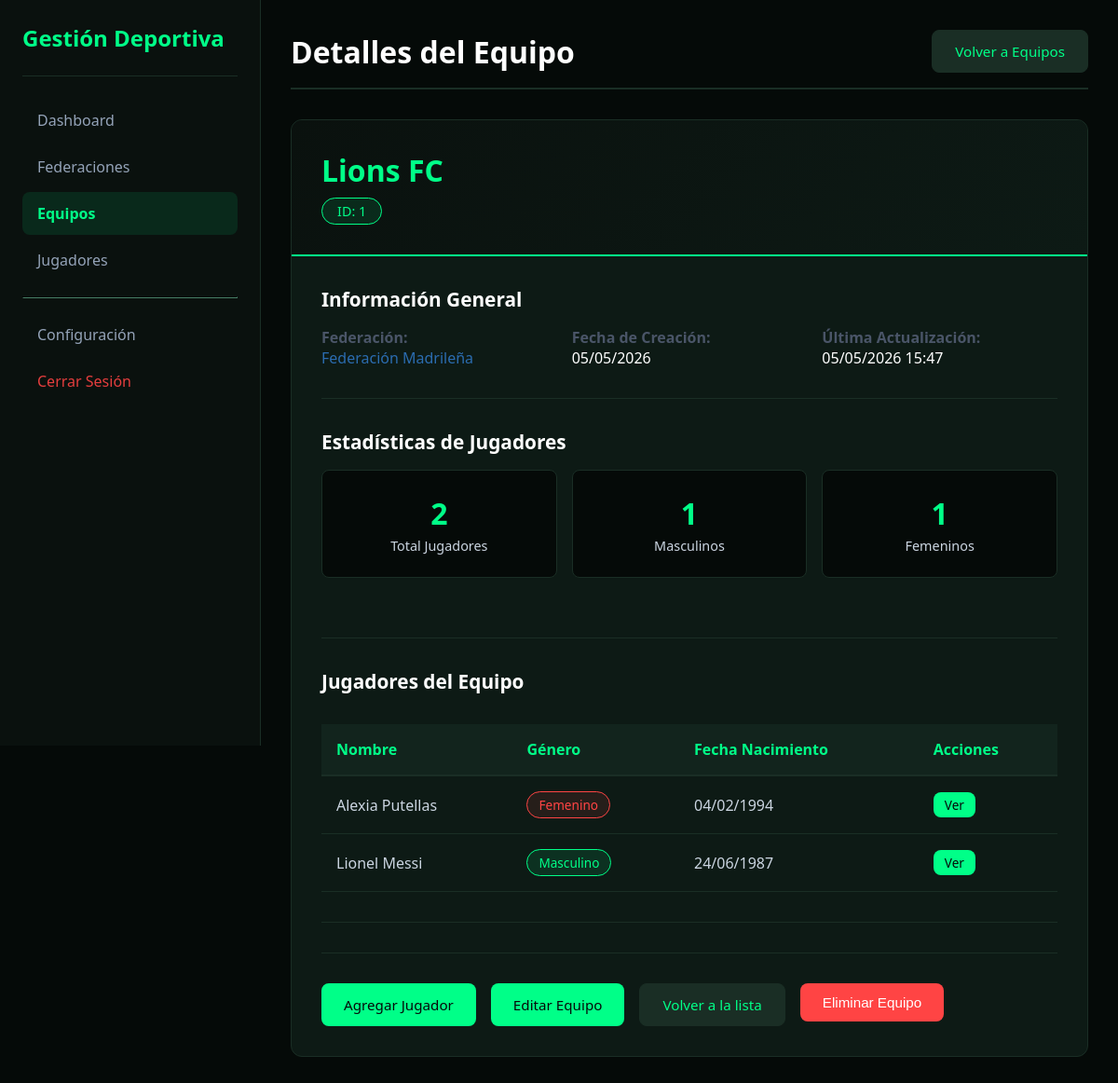
The app's page /ver_equipo.php?id=1 (signed in) with its own data.
### tables this page shows
CREATE TABLE equipos (
    id INT AUTO_INCREMENT PRIMARY KEY,
    nombre VARCHAR(200) NOT NULL,
    federacion_id INT NOT NULL,
    activo TINYINT(1) NOT NULL DEFAULT 1,
    fecha_creacion DATETIME NOT NULL DEFAULT CURRENT_TIMESTAMP,
    fecha_actualizacion DATETIME NOT NULL DEFAULT CURRENT_TIMESTAMP ON UPDATE CURRENT_TIMESTAMP,
    FOREIGN KEY (federacion_id) REFERENCES federaciones(id) ON DELETE RESTRICT ON UPDATE CASCADE,
    INDEX idx_nombre (nombre),
    INDEX idx_federacion (federacion_id)
);

CREATE TABLE federaciones (
    id INT AUTO_INCREMENT PRIMARY KEY,
    nombre VARCHAR(200) NOT NULL,
    fecha_fundacion DATE NOT NULL,
    departamento VARCHAR(100) NOT NULL,
    municipio VARCHAR(100) NOT NULL,
    complemento VARCHAR(255),
    usuario_admin_id INT DEFAULT NULL,
    activo TINYINT(1) NOT NULL DEFAULT 1,
    fecha_creacion DATETIME NOT NULL DEFAULT CURRENT_TIMESTAMP,
    fecha_actualizacion DATETIME NOT NULL DEFAULT CURRENT_TIMESTAMP ON UPDATE CURRENT_TIMESTAMP,
    INDEX idx_nombre (nombre)
);

CREATE TABLE jugadores (
    id INT AUTO_INCREMENT PRIMARY KEY,
    nombre VARCHAR(100) NOT NULL,
    fecha_nacimiento DATE NOT NULL,
    genero ENUM('masculino', 'femenino') NOT NULL,
    equipo_id INT NOT NULL,
    activo TINYINT(1) NOT NULL DEFAULT 1,
    fecha_creacion DATETIME NOT NULL DEFAULT CURRENT_TIMESTAMP,
    fecha_actualizacion DATETIME NOT NULL DEFAULT CURRENT_TIMESTAMP ON UPDATE CURRENT_TIMESTAMP,
    FOREIGN KEY (equipo_id) REFERENCES equipos(id) ON DELETE RESTRICT ON UPDATE CASCADE,
    INDEX idx_nombre (nombre),
    INDEX idx_equipo (equipo_id)
);

### ver_equipo.php (the view, shortened to what this page needs)
<?php
require_once 'includes/conexion.php';
$rol = $_SESSION['usuario_rol'] ?? '';
$id = isset($_GET['id']) ? filter_var($_GET['id'], FILTER_VALIDATE_INT) : 0;
$stmt = $pdo->prepare("
    SELECT e.*, f.nombre as nombre_federacion, f.id as federacion_id
    FROM equipos e
    LEFT JOIN federaciones f ON e.federacion_id = f.id
    WHERE e.id = :id AND e.activo = 1
");
$stmt->execute([':id' => $id]);
$equipo = $stmt->fetch();
$stmtJugadores = $pdo->prepare("
    SELECT id, nombre, fecha_nacimiento, genero, fecha_creacion
    FROM jugadores
    WHERE equipo_id = :equipo_id AND activo = 1
    ORDER BY nombre ASC
");
$stmtJugadores->execute([':equipo_id' => $id]);
$jugadores = $stmtJugadores->fetchAll();
$total_jugadores = count($jugadores);
$total_masculino = 0;
$total_femenino = 0;
foreach ($jugadores as $jugador) {
    if ($jugador['genero'] === 'masculino') {
        $total_masculino++;
    } else {
        $total_femenino++;
    }
}
?>
<!DOCTYPE html>
<html lang="es">
<head>
    <link rel="stylesheet" href="css/admin.css">
</head>
<body>
    <div class="admin-container">
        <aside class="sidebar">
            <div class="sidebar-header">
                <h1> Gestión Deportiva</h1>
            </div>
            <nav class="sidebar-nav">
                <a href="dashboard.php"> Dashboard</a>
                <?php if ($rol === 'super_admin'): ?>
                    <a href="federaciones.php"> Federaciones</a>
                <?php endif; ?>
                <a href="equipos.php" class="active"> Equipos</a>
                <a href="jugadores.php"> Jugadores</a>
                <hr>
                <a href="configuracion_usuarios.php"> Configuración</a>
                <a href="log_out.php" style="color: #e53e3e;"> Cerrar Sesión</a>
            </nav>
        </aside>
        <main class="main-content">
            <header>
                <h2>Detalles del Equipo</h2>
                <a href="equipos.php" class="btn btn-secondary"> Volver a Equipos</a>
            </header>
            <div class="detalle-container">
                <div class="detalle-header">
                    <h2><?php echo htmlspecialchars($equipo['nombre']); ?></h2>
                    <span class="id-badge">ID: <?php echo $equipo['id']; ?></span>
                </div>
                <div class="detalle-body">
                    <div class="info-section">
                        <h3> Información General</h3>
                        <div style="display: grid; grid-template-columns: repeat(auto-fit, minmax(200px, 1fr)); gap: 1rem;">
                            <div>
                                <strong style="color: #4a5568;">Federación:</strong><br>
                                <?php if ($equipo['nombre_federacion']): ?>
                                    <a href="ver_federacion.php?id=<?php echo $equipo['federacion_id']; ?>" style="color: #2b6cb0; text-decoration: none;">
                                         <?php echo htmlspecialchars($equipo['nombre_federacion']); ?>
                                    </a>
                                <?php else: ?>
                                    <span style="color: #a0aec0;">Sin federación asignada</span>
                                <?php endif; ?>
                            </div>
                            <div>
                                <strong style="color: #4a5568;">Fecha de Creación:</strong><br>
                                 <?php echo date('d/m/Y', strtotime($equipo['fecha_creacion'])); ?>
                            </div>
                            <div>
                                <strong style="color: #4a5568;">Última Actualización:</strong><br>
                                 <?php echo date('d/m/Y H:i', strtotime($equipo['fecha_actualizacion'])); ?>
                            </div>
                        </div>
                    </div>
                    <div class="info-section">
                        <h3> Estadísticas de Jugadores</h3>
                        <div class="stats-mini">
                            <div class="stat-box">
                                <div class="number"><?php echo $total_jugadores; ?></div>
                                <div class="label">Total Jugadores</div>
                            </div>
                            <div class="stat-box">
                                <div class="number"><?php echo $total_masculino; ?></div>
                                <div class="label">Masculinos</div>
                            </div>
                            <div class="stat-box">
                                <div class="number"><?php echo $total_femenino; ?></div>
                                <div class="label">Femeninos</div>
                            </div>
                        </div>
                    </div>
                    <div class="info-section">
                        <h3> Jugadores del Equipo</h3>
                        <?php if ($total_jugadores > 0): ?>
                            <div style="overflow-x: auto;">
                                <table class="jugadores-table">
                                    <thead>
                                        <tr>
                                            <th>Nombre</th>
                                            <th>Género</th>
                                            <th>Fecha Nacimiento</th>
                                            <th>Acciones</th>
                                        </tr>
                                    </thead>
                                    <tbody>
                                        <?php foreach ($jugadores as $jugador): ?>
                                        <tr>
                                            <td><span <?php echo $jugador['nombre']; ?>>
                                                <?php echo ucfirst($jugador['nombre']); ?>
                                                </span>
                                            <td>
                                                <span class="badge-genero badge-<?php echo $jugador['genero']; ?>">
                                                    <?php echo ucfirst($jugador['genero']); ?>
                                                </span>
                                            </td>
                                            <td><?php echo date('d/m/Y', strtotime($jugador['fecha_nacimiento'])); ?></td>
                                            <td>
                                                <a href="ver_jugador.php?id=<?php echo $jugador['id']; ?>" class="btn btn-primary" style="padding: 0.25rem 0.75rem; font-size: 0.85rem;">
                                                    Ver
                                                </a>
                                            </td>
                                        </tr>
                                        <?php endforeach; ?>
                                    </tbody>
                                </table>
                            </div>
                        <?php endif; ?>
                    </div>
                    <div class="acciones">
                        <a href="registro_jugadores.php" class="btn btn-primary">
                             Agregar Jugador
                        </a>
                        <a href="editar_equipo.php?id=<?php echo $equipo['id']; ?>" class="btn btn-primary">
                             Editar Equipo
                        </a>
                        <a href="equipos.php" class="btn btn-secondary">
                             Volver a la lista
                        </a>
                        <form method="POST" action="ver_equipo.php?id=<?php echo $equipo['id']; ?>" style="display: inline;"
                              onsubmit="return confirm('¿Estás seguro de eliminar el equipo <?php echo htmlspecialchars(addslashes($equipo['nombre'])); ?>?')">
                            <button type="submit" class="btn btn-danger">
                                 Eliminar Equipo
                            </button>
                        </form>
                    </div>
                </div>
            </div>
        </main>
    </div>
</body>
</html>

### css/admin.css (style rules this page uses)
* { margin: 0; padding: 0; box-sizing: border-box; }
body { font-family: 'Segoe UI', Tahoma, Geneva, Verdana, sans-serif; background: #050a08; color: #ffffff; }
.admin-container { display: flex; min-height: 100vh; }
.sidebar { width: 280px; background: #0a110e; color: white; padding: 1.5rem; position: fixed; height: 100vh; overflow-y: auto; border-right: 1px solid #1a2e25; }
.sidebar-header { padding-bottom: 1.5rem; border-bottom: 1px solid #1a2e25; margin-bottom: 1.5rem; }
.sidebar-header h1 { font-size: 1.5rem; color: #00ff88; }
.sidebar-nav a { display: block; padding: 0.75rem 1rem; color: #94a3b8; text-decoration: none; border-radius: 8px; margin-bottom: 0.25rem; transition: all 0.3s; }
.sidebar-nav a.active { background: rgba(0, 255, 136, 0.1); color: #00ff88; font-weight: bold; }
.sidebar-nav hr { border-color: #1a2e25; margin: 1rem 0; }
.main-content { margin-left: 280px; flex: 1; padding: 2rem; }
.main-content header { display: flex; justify-content: space-between; align-items: center; margin-bottom: 2rem; padding-bottom: 1rem; border-bottom: 2px solid #1a2e25; }
.main-content header h2 { font-size: 2rem; color: #ffffff; }
table { width: 100%; border-collapse: collapse; }
thead { background: #12241d; }
th { padding: 1rem; text-align: left; font-weight: 600; color: #00ff88; border-bottom: 2px solid #1a2e25; }
td { padding: 1rem; border-bottom: 1px solid #1a2e25; color: #cbd5e1; }
.btn { display: inline-block; padding: 0.75rem 1.5rem; border: none; border-radius: 8px; font-size: 1rem; font-weight: 500; cursor: pointer; text-decoration: none; transition: all 0.3s; }
.btn-primary { background: #00ff88; color: #050a08; }
.btn-danger { background: #ff4444; color: white; }
.btn-secondary { background: #1a2e25; color: #00ff88; border: 1px solid #1a2e25; }

### ver_equipo.php (style rules this page uses)
.detalle-container { background: #0d1a15; border-radius: 12px; border: 1px solid #1a2e25; overflow: hidden; }
.detalle-header { background: linear-gradient(135deg, #0a110e 0%, #0d1a15 100%); border-bottom: 2px solid #00ff88; color: white; padding: 2rem; }
.detalle-header h2 { font-size: 2rem; margin-bottom: 0.5rem; color: #00ff88; }
.detalle-header .id-badge { display: inline-block; background: rgba(0, 255, 136, 0.1); border: 1px solid #00ff88; color: #00ff88; padding: 0.25rem 1rem; border-radius: 20px; font-size: 0.9rem; }
.detalle-body { padding: 2rem; }
.info-section { margin-bottom: 2rem; padding-bottom: 2rem; border-bottom: 1px solid #1a2e25; }
.info-section h3 { color: #ffffff; margin-bottom: 1rem; font-size: 1.3rem; }
.stats-mini { display: grid; grid-template-columns: repeat(auto-fit, minmax(150px, 1fr)); gap: 1rem; margin-bottom: 2rem; }
.stat-box { background: #050a08; padding: 1.5rem; border-radius: 8px; text-align: center; border: 1px solid #1a2e25; }
.stat-box .number { font-size: 2rem; font-weight: bold; color: #00ff88; }
.stat-box .label { color: #cbd5e1; font-size: 0.9rem; margin-top: 0.25rem; }
.jugadores-table { width: 100%; border-collapse: collapse; margin-top: 1rem; }
.jugadores-table th { background: #12241d; padding: 1rem; text-align: left; font-weight: 600; color: #00ff88; border-bottom: 2px solid #1a2e25; }
.jugadores-table td { padding: 1rem; border-bottom: 1px solid #1a2e25; color: #cbd5e1; }
.badge-genero { display: inline-block; padding: 0.25rem 0.75rem; border-radius: 20px; font-size: 0.85rem; font-weight: 500; }
.badge-masculino { background: rgba(0, 255, 136, 0.1); color: #00ff88; border: 1px solid #00ff88; }
.badge-femenino { background: rgba(255, 68, 68, 0.1); color: #ff4444; border: 1px solid #ff4444; }
.acciones { display: flex; gap: 1rem; margin-top: 2rem; padding-top: 2rem; border-top: 1px solid #1a2e25; }
.btn { display: inline-flex; align-items: center; gap: 0.5rem; padding: 0.75rem 1.5rem; border-radius: 8px; text-decoration: none; font-weight: 500; transition: all 0.3s; border: none; cursor: pointer; font-size: 0.95rem; }
.btn-primary { background: #00ff88; color: #050a08; }
.btn-secondary { background: #1a2e25; color: #00ff88; border: 1px solid #1a2e25; }
.btn-danger { background: #ff4444; color: white; }

### records on screen
equipos: nombre "Lions FC", id "1", federacion.nombre "Federación Madrileña", fecha_creacion "05/05/2026", fecha_actualizacion "05/05/2026 15:47"
jugadores: nombre "Alexia Putellas", genero "Femenino", fecha_nacimiento "04/02/1994"
jugadores: nombre "Lionel Messi", genero "Masculino", fecha_nacimiento "24/06/1987"

### other values on screen
$total_jugadores "2"
$total_masculino "1"
$total_femenino "1"
